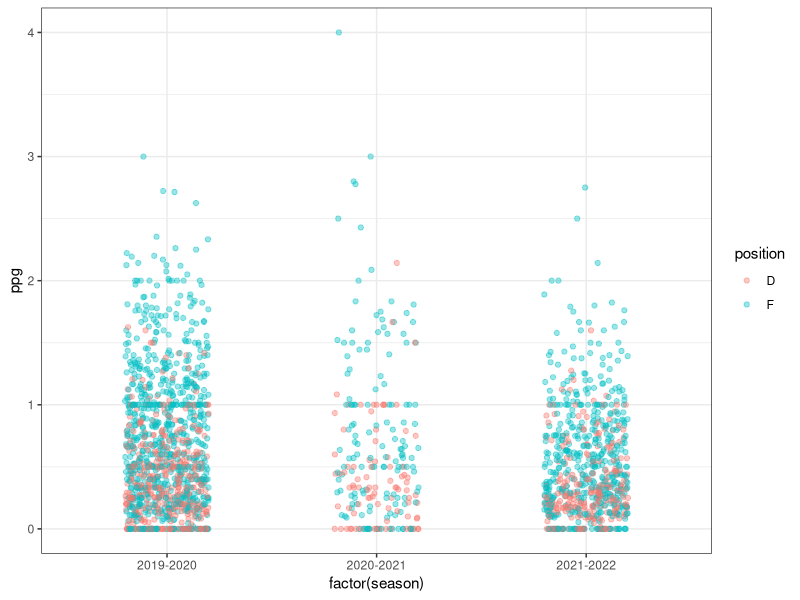
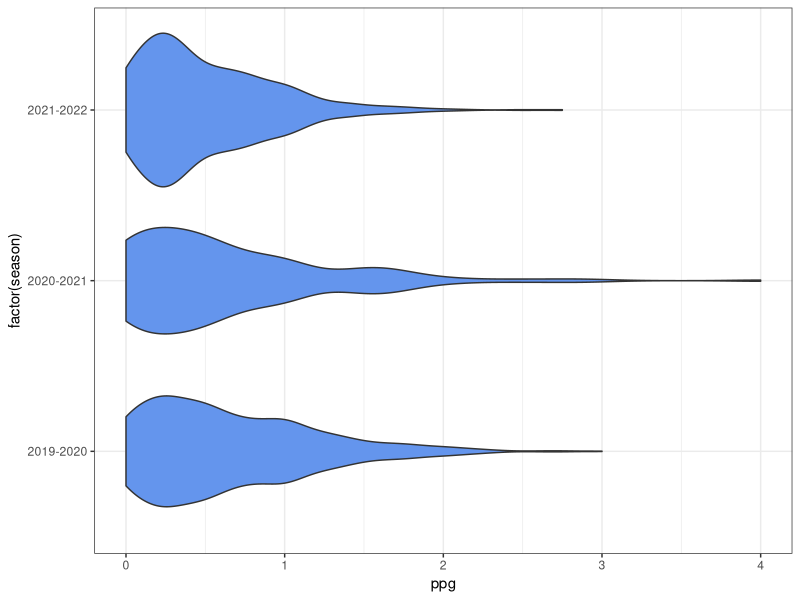
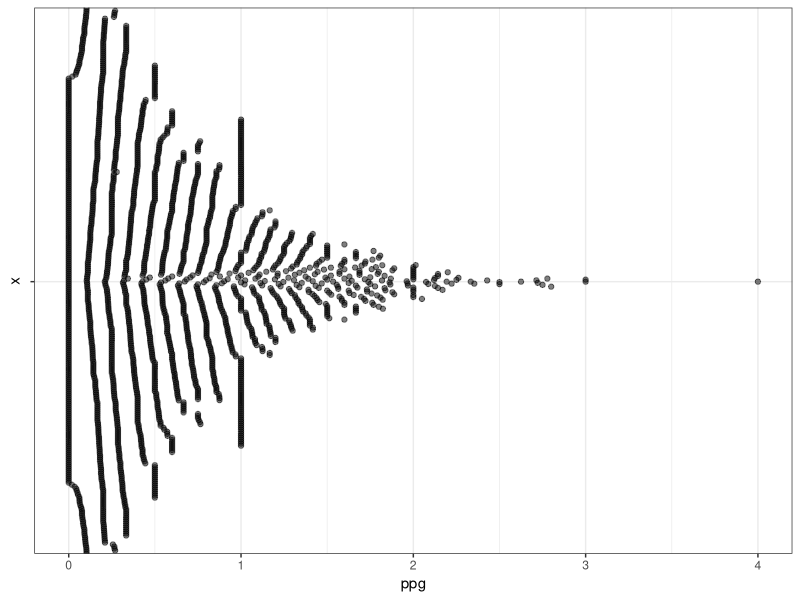
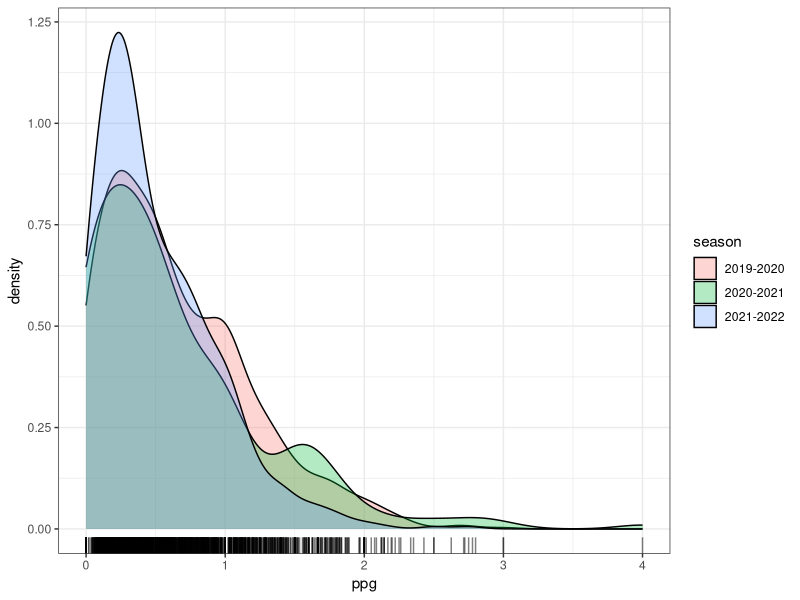
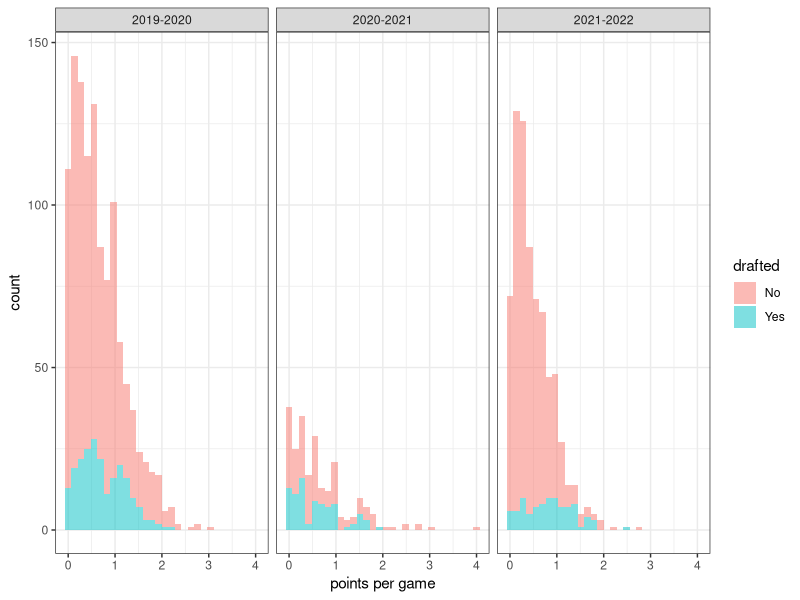
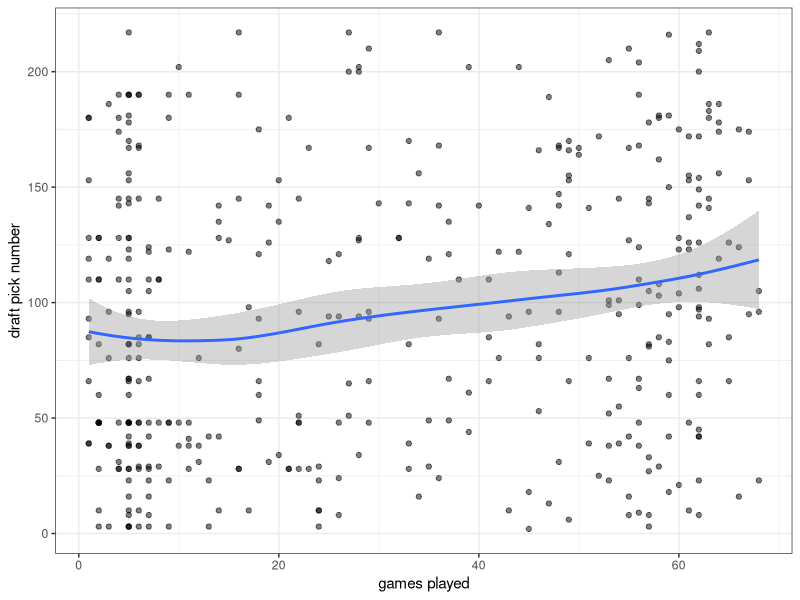
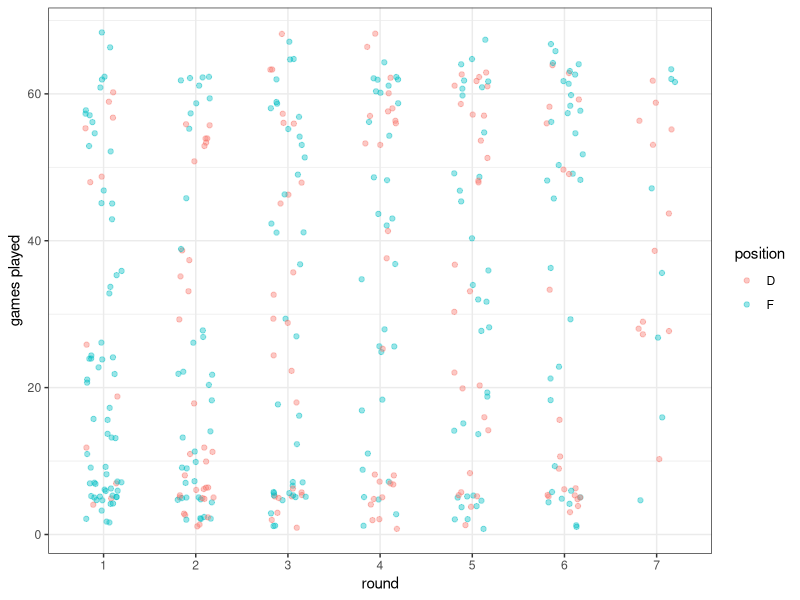
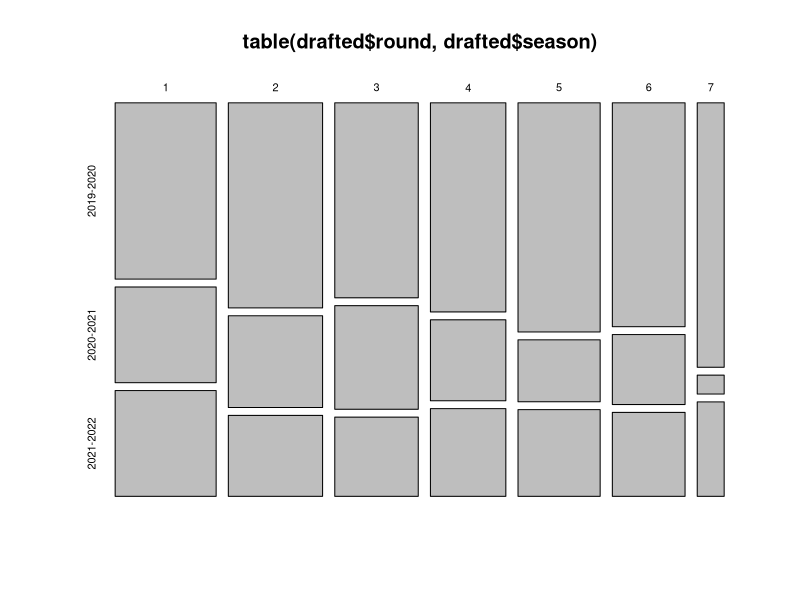

Reproduce these figures in R, in order.
## ---- chunk 1
knitr::opts_chunk$set(echo = TRUE)
## ---- chunk 2
# load packages
library(tidyverse)
library(RColorBrewer)
library(ggbeeswarm)
# load data
library(readr)
sams_ohl_data_request <- #read_csv("C:/Users/jacki/Desktop/REU/hockey/sams_ohl_data_request.csv")
read_csv("sams_ohl_data_request.csv")
View(sams_ohl_data_request)
# filter years
recent <- sams_ohl_data_request %>% 
  filter(season %in% c("2019-2020", "2020-2021", "2021-2022"))
# add points per game columns
recent <- recent %>% 
  mutate(ppg = pts/gp)
# more data frames
all3 <- recent %>% 
  filter(season %in% c("2019-2020", "2020-2021", "2021-2022")) %>%
  group_by(league, season) %>%
  summarize(count = n()) %>%
  pivot_wider(names_from = season, values_from = count) %>%
  filter(!is.na(`2019-2020`) & !is.na(`2020-2021`) & !is.na(`2021-2022`))
all_seasons <- recent %>% 
  filter(league %in% c("Belarus Cup", "International-Jr", "MHL",
                       "NOJHL", "Slovakia U20", "Slovakia2",
                       "USHL"))
drafted <- recent %>% 
  filter(!is.na(draft_year))
recent2 <- recent %>% 
  mutate(got_drafted = case_when(!is.na(draft_year) ~ 'Yes',
                                 TRUE ~ 'No'))
## ---- chunk 3
recent %>% 
  ggplot(aes(x = factor(season), y = ppg)) +
  geom_jitter(alpha = 0.4, aes(color = position),
              position=position_jitter(0.2)) +
  theme_bw()
## ---- chunk 4
recent %>% 
  ggplot(aes(x = ppg, y = factor(season))) +
  geom_violin(fill = "cornflowerblue") +
  theme_bw()
## ---- chunk 5
recent %>% 
  ggplot(aes(y = ppg)) +
  geom_beeswarm(aes(x = ""), cex = 3, alpha = 0.5) +
  theme_bw() +
  coord_flip()
## ---- chunk 6
recent %>% 
  ggplot(aes(x = ppg)) +
  geom_density(aes(fill = season), alpha = 0.3) +
  geom_rug(alpha = 0.5) +
  theme_bw() 
## ---- chunk 7
summary(lm(ppg ~ got_drafted, data = recent2))
recent2 %>% 
  ggplot(aes(x = ppg)) +
  geom_histogram(aes(fill = got_drafted), alpha = 0.5) +
  theme_bw() +
  labs(x = "points per game", fill = "drafted") +
  facet_wrap(~season)
## ---- chunk 8
summary(lm(ppg ~ overall_pick_num, data = drafted))
drafted %>% 
  ggplot(aes(x = gp, y = overall_pick_num)) +
  geom_point(alpha = 0.5) +
  geom_smooth() +
  labs(x = "games played", y = "draft pick number") +
  theme_bw()
drafted %>% 
  ggplot(aes(x = factor(round), y = gp)) +
  geom_jitter(alpha = 0.4, aes(color = position),
              position=position_jitter(0.2)) +
  labs(x = "round", y = "games played") +
  theme_bw()
mosaicplot(table(drafted$round, drafted$season))
## ---- chunk 9
drafted %>% 
  ggplot(aes(x = factor(position), y = gp)) +
  geom_jitter(alpha = 0.4, aes(color = draft_year),
              position=position_jitter(0.2)) +
  labs(x = "position", y = "games played", color = "draft year") +
  theme_bw()
drafted %>% 
  ggplot(aes(x = factor(position), y = pts)) +
  geom_jitter(alpha = 0.4, aes(color = round),
              position=position_jitter(0.2)) +
  labs(x = "position", y = "points", color = "round") +
  theme_bw()
drafted %>% 
  ggplot(aes(x = factor(position), y = ppg)) +
  geom_jitter(alpha = 0.4, aes(color = round),
              position=position_jitter(0.2)) +
  labs(x = "position", y = "points per game", color = "round") +
  theme_bw()
## ---- chunk 10
# players with stats from both 2019-2020 and 2021-2022
summed_both <- recent %>% 
  filter(season %in% c("2019-2020", "2021-2022"))
summed_both <- summed_both %>% 
  group_by(name, season) %>% 
  summarize_at(vars(gp:pm, ppg), "sum")
summed_both <- summed_both %>% 
  group_by(name) %>% 
  mutate(count_seasons = n()) %>% 
  filter(count_seasons == 2)

# density plot
summed_both %>%
  ggplot(aes(x = ppg)) +
  geom_density(aes(fill = season), alpha = 0.3) +
  geom_rug(alpha = 0.5) +
  theme_bw()
